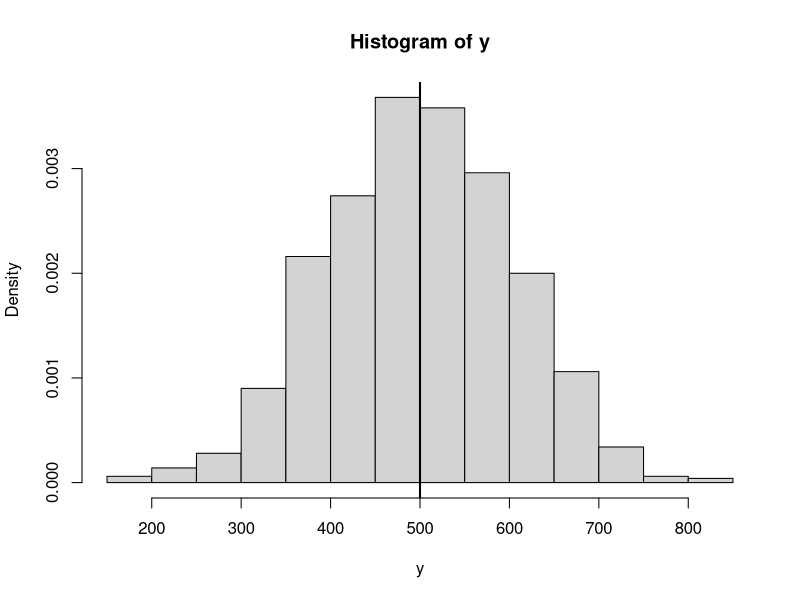
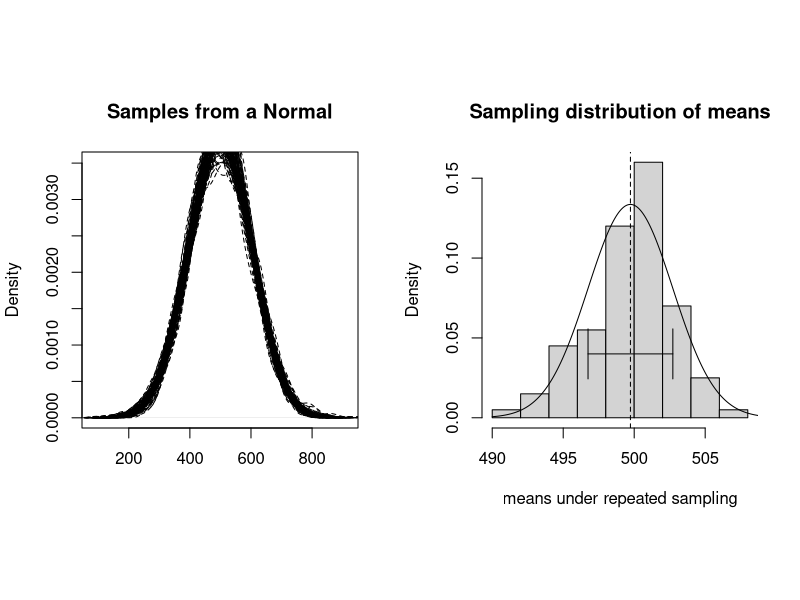
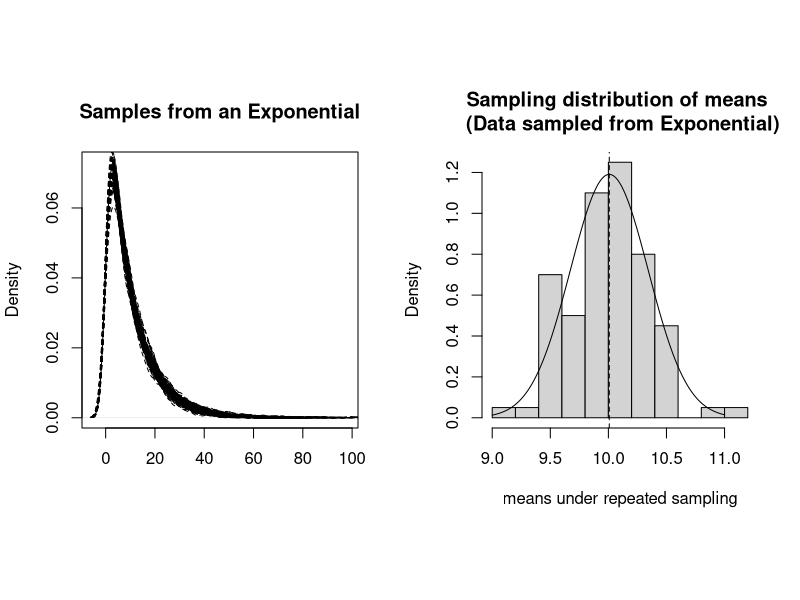
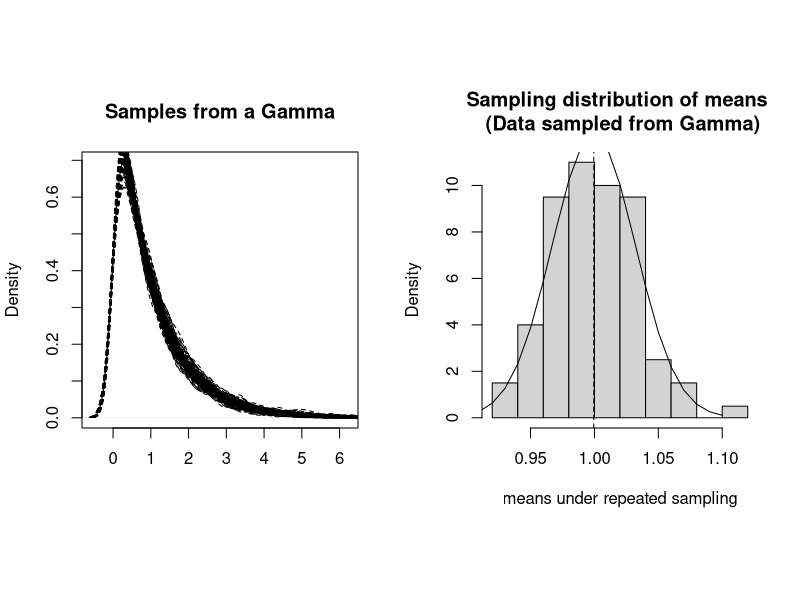
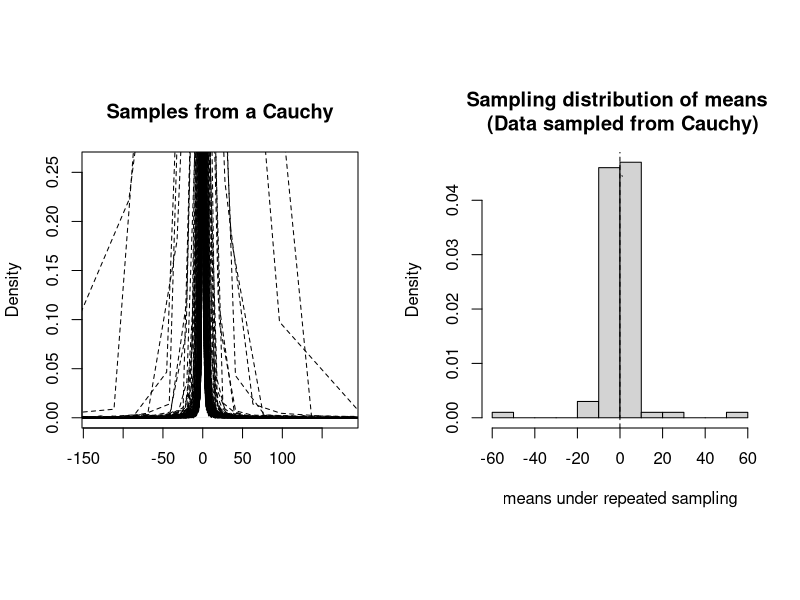
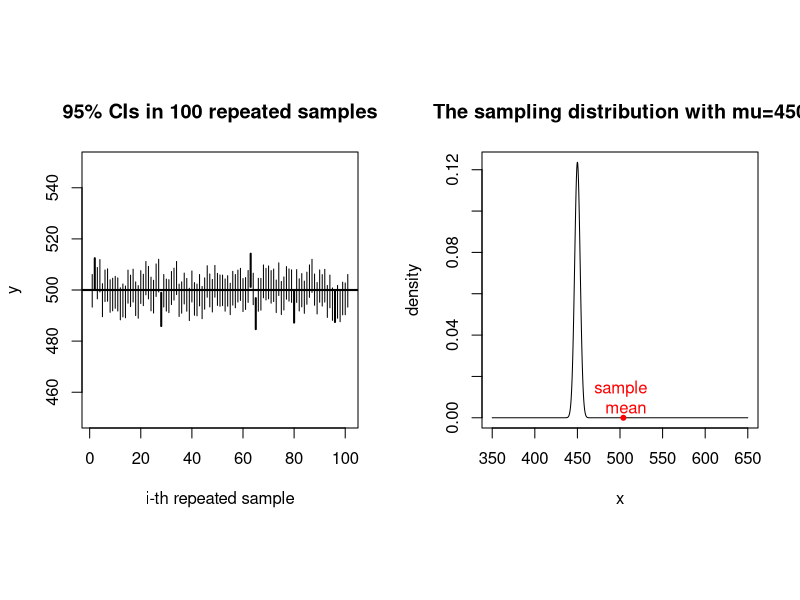
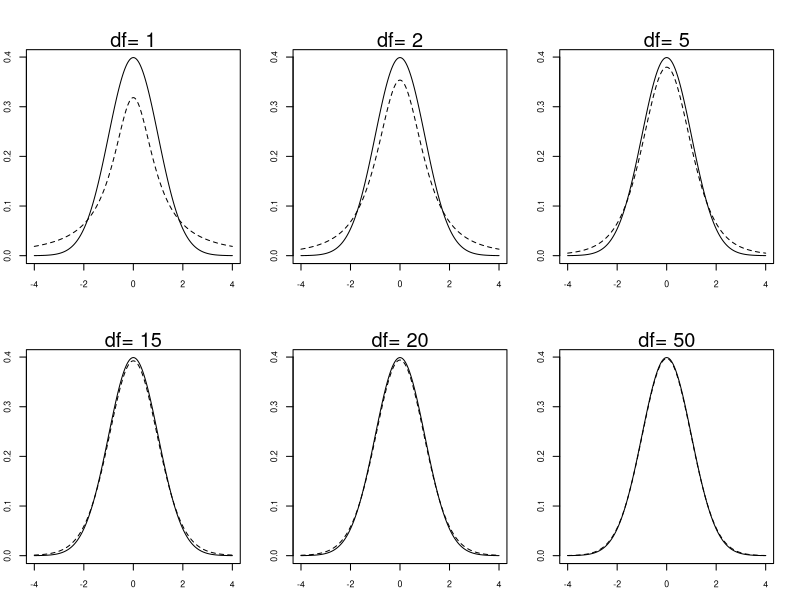
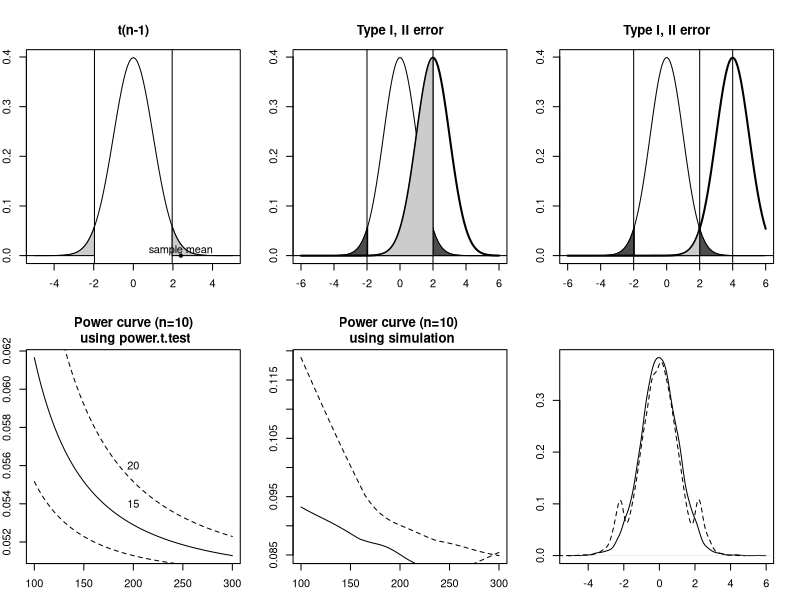

Write the R code that produced these figures, in order. (Note: this script raises an error after producing the figures.)
## ---- chunk 1
## sample size:
n<-1000
##  independent and identically distributed sample:
y<-rnorm(n,mean=500,sd=100)
## histogram of data:
hist(y,freq=FALSE)
## true value of mean:
abline(v=500,lwd=2)
## ---- chunk 2
mu<-500
sigma<-100
## number of experiments:
k<-100
## store for data:
y_matrix<-matrix(rep(NA,n*k),ncol=k)
for(i in 1:k){
  ## expt result with sample size n:
  y_matrix[,i]<-rnorm(n,mean=mu,sd=sigma)
}
## ---- chunk 3
## compute means from each replication:
y_means<-colMeans(y_matrix)
## the mean and sd (=standard error) of the means
mean(y_means);sd(y_means)
## ---- chunk 4
op<-par(mfrow=c(1,2),pty="s")

for(i in 1:k){
  if(i==1){
plot(density(y_matrix[,i]),main="Samples from a Normal",
     xlab="")
  } else {
lines(density(y_matrix[,i]),lty=2)
  }
}

hist(y_means,freq=FALSE,main="Sampling distribution of means",
     xlab="means under repeated sampling")
abline(v=mean(y_means),lty=2)
lines(seq(9,11,by=0.01),
      dnorm(seq(9,11,by=0.01),mean(y_means),sd(y_means)))
arrows(x0=mean(y_means)-sd(y_means),
      y0=0.04,
      x1=mean(y_means)+sd(y_means),
      y1=0.04,angle = 90,code=3)
lines(seq(490,510,by=0.01),
      dnorm(seq(490,510,by=0.01),
            mean(y_means),sd(y_means)))
## ---- chunk 5
## Sampling from an Exponential:
## number of experiments:
k<-100
y_matrix<-matrix(rep(NA,n*k),ncol=k)
for(i in 1:k){
  y_matrix[,i]<-rexp(n,rate=1/10)
}

op<-par(mfrow=c(1,2),pty="s")
for(i in 1:k){
  if(i==1){
plot(density(y_matrix[,i]),main="Samples from an Exponential",
     xlab="")
  } else {
lines(density(y_matrix[,i]),lty=2)
  }
}

## compute means from each replication:
y_means<-colMeans(y_matrix)
hist(y_means,freq=FALSE,main="Sampling distribution of means \n (Data sampled from Exponential)",
     xlab="means under repeated sampling")
abline(v=mean(y_means),lty=2)
lines(seq(9,11,by=0.01),
      dnorm(seq(9,11,by=0.01),mean(y_means),sd(y_means)))
## ---- chunk 6
## Sampling from a Gamma:
## number of experiments:
k<-100
y_matrix<-matrix(rep(NA,n*k),ncol=k)
for(i in 1:k){
  y_matrix[,i]<-rgamma(n,shape=1)
}

op<-par(mfrow=c(1,2),pty="s")
for(i in 1:k){
  if(i==1){
plot(density(y_matrix[,i]),main="Samples from a Gamma",
     xlab="")
  } else {
lines(density(y_matrix[,i]),lty=2)
  }
}
## compute means from each replication:
y_means<-colMeans(y_matrix)
hist(y_means,freq=FALSE,main="Sampling distribution of means \n (Data sampled from Gamma)",
     xlab="means under repeated sampling")
abline(v=mean(y_means),lty=2)
lines(seq(.9,1.1,by=0.01),
      dnorm(seq(.9,1.1,by=0.01),mean(y_means),sd(y_means)))
## ---- chunk 7
## Sampling from a Gamma:
## number of experiments:
k<-100
y_matrix<-matrix(rep(NA,n*k),ncol=k)
for(i in 1:k){
  y_matrix[,i]<-rcauchy(n)
}

op<-par(mfrow=c(1,2),pty="s")
for(i in 1:k){
  if(i==1){
plot(density(y_matrix[,i]),main="Samples from a Cauchy",
     xlab="")
  } else {
lines(density(y_matrix[,i]),lty=2)
  }
}
## compute means from each replication:
y_means<-colMeans(y_matrix)
hist(y_means,freq=FALSE,main="Sampling distribution of means \n (Data sampled from Cauchy)",
     xlab="means under repeated sampling")
abline(v=median(y_means),lty=2)
lines(seq(.9,1.1,by=0.01),
      dnorm(seq(.9,1.1,by=0.01),mean(y_means),sd(y_means)))
## ---- chunk 8
mu<-500
sigma<-100
n<-1000
nsim<-1000
lower<-rep(NA,nsim)
upper<-rep(NA,nsim)
for(i in 1:nsim){
  y<-rnorm(n,mean=mu,sd=sigma)
  lower[i]<-mean(y) - 2 * sd(y)/sqrt(n)
  upper[i]<-mean(y) + 2 * sd(y)/sqrt(n)
}

## check how many CIs contain mu:
CIs<-ifelse(lower<mu & upper>mu,1,0)
## approx. 95% of the CIs contain true mean:
round(table(CIs)[2]/sum(table(CIs)),2)
## ---- chunk 9
## define function for SE
se <- function(x)
      {
        y <- x[!is.na(x)] # remove the missing values, if any
        sqrt(var(as.vector(y))/length(y))
}
## define function for CI:
ci <- function (scores){
m <- mean(scores,na.rm=TRUE)
stderr <- se(scores)
len <- length(scores)
upper <- m + 2 * stderr 
lower <- m - 2 * stderr 
return(data.frame(lower=lower,upper=upper))
}

nsim<-100
## sample size:
n<-1000
lower <- rep(NA,nsim)
upper <- rep(NA,nsim)

store <- rep(NA,nsim)

for(i in 1:nsim){ 
  y <- rnorm(n,mean=mu,sd=sigma)
  lower[i] <- ci(y)$lower
  upper[i] <- ci(y)$upper
  if(lower[i]<mu & upper[i]>mu){
    store[i] <- TRUE} else {
      store[i] <- FALSE}
}

## need this for the plot below:
cis <- cbind(lower,upper)

main.title<-"95% CIs in 100 repeated samples"

line.width<-ifelse(store==FALSE,2,1)
cis<-cbind(cis,line.width)
y<-seq(450,550,by=1)
x<-1:length(y)
plot(x,y,type="n",xlab="i-th repeated sample",
     ylab="y",main=main.title)
abline(500,0,lwd=2)
x0<-x
x1<-x
arrows(x0,y0=cis[,1],
       x1,y1=cis[,2],length=0,lwd=cis[,3])
## ---- chunk 10
n<-1000
mu<-500
sigma<-100
## generate simulated data:
y <- rnorm(1000,mean=500,sd=100)
## compute summary statistics:
y_bar<-mean(y)
SE<-sd(y)/sqrt(n)
## ---- chunk 11
x<-seq(350,650,by=0.1)
plot(x,dnorm(x,mean=450,sd=SE),type="l",
     main="The sampling distribution with mu=450",
     ylab="density")
points(y_bar,0,col="red",pch=20)
text(x=y_bar,y=0.01,label="sample \n mean",col="red")
## ---- chunk 12
range <- seq(-4,4,.01)  

op<-par(mfrow=c(2,3),mar=c(2,2,3,2),pty="s")


 for(i in c(1,2,5,15,20,50)){
   plot(range,dnorm(range),type="l",lty=1,
        xlab="",ylab="",
        cex.axis=1,cex.axis=0.8)
   lines(range,dt(range,df=i),lty=2,lwd=1)
   mtext(paste("df=",i),cex=1.2)
 }
## ---- chunk 13
x<-seq(-5,5,by=0.1)
plot(x,dt(x,df=n),type="l",main="t(n-1)",
     ylab="density")

lower<-qt(0.025,df=n)
upper<-qt(0.975,df=n)
abline(v=lower)
abline(v=upper)

x1 <- seq(upper,20,0.001)
y1 <- dt(x1,df=n)
polygon(c(x1, rev(x1)), 
        c(rep(0, length(x1)), rev(y1)), 
        col = gray(0.8))

x1 <- seq(-20,lower,0.001)
y1 <- dt(x1,df=n)
polygon(c(x1, rev(x1)), 
        c(rep(0, length(x1)), rev(y1)), 
        col = gray(0.8))

points(2.4,0,col="black",pch=20)
text(x=2.4,y=0.01,label="sample mean",col="black")

## ---- chunk 14
abs(qt(0.025,df=15))
abs(qt(0.025,df=50))
## ---- chunk 15
## null hypothesis mean:
mu<-450
(t_value<-(y_bar-mu)/SE)
## ---- chunk 16
qt(0.025,df=n-1)
## ---- chunk 17
qt(0.975,df=n-1)
## ---- chunk 18
## observed t-value from t-test function:
t.test(y,mu=450)$statistic
## ---- chunk 19
t.test(y)$statistic
## ---- chunk 20
abs(qt(0.0025,df=n-1))
## ---- chunk 21
## function for plotting the area under the curve:
plot.prob<-function(x,
                           x.min,
                           x.max,
                           prob,
                           mean,
                           sd,
                           gray.level,main){

        plot(x,dnorm(x,mean,sd), 
                     type = "l",xlab="",
             ylab="",main=main)
        abline(h = 0)

## shade X<x    
    x1 = seq(x.min, qnorm(prob), abs(prob)/5)
    y1 = dnorm(x1, mean, sd)

    polygon(c(x1, rev(x1)), 
            c(rep(0, length(x1)), rev(y1)), 
            col = gray.level)
  }

shadenormal<- 
function (prob=0.5,
          gray1=gray(0.3),
          x.min=-6,
          x.max=abs(x.min),
          x = seq(x.min, x.max, 0.01),
          mean=0,
          sd=1,main="P(X<0)") 
{

plot.prob(x=x,x.min=x.min,x.max=x.max,
               prob=prob,
                      mean=mean,sd=sd,
     gray.level=gray1,main=main)     
}

shadenormal(prob=0.025,main="Type I, II error")

x1 <- seq(qnorm(0.975),6,abs(0.975)/5)
y1 <- dnorm(x1)

polygon(c(x1, rev(x1)), 
        c(rep(0, length(x1)), rev(y1)), 
        col = gray(0.3))

x<-seq(-6,6,by=0.1)
lines(x,dnorm(x,mean=2),col="black",lwd=2)
abline(v=2)
abline(v=-2)

x1 <- seq(-2,2,0.01)
y1 <- dnorm(x1,mean=2)

polygon(c(x1, rev(x1)), 
        c(rep(0, length(x1)), rev(y1)), 
        col = gray(0.8))

## ---- chunk 22
## function for plotting the area under the curve:
plot.prob<-function(x,
                           x.min,
                           x.max,
                           prob,
                           mean,
                           sd,
                           gray.level,main){

        plot(x,dnorm(x,mean,sd), 
                     type = "l",xlab="",
             ylab="",main=main)
        abline(h = 0)

## shade X<x    
    x1 = seq(x.min, qnorm(prob), abs(prob)/5)
    y1 = dnorm(x1, mean, sd)

    polygon(c(x1, rev(x1)), 
            c(rep(0, length(x1)), rev(y1)), 
            col = gray.level)
  }

shadenormal<- 
function (prob=0.5,
          gray1=gray(0.3),
          x.min=-6,
          x.max=abs(x.min),
          x = seq(x.min, x.max, 0.01),
          mean=0,
          sd=1,main="P(X<0)") 
{

plot.prob(x=x,x.min=x.min,x.max=x.max,
               prob=prob,
                      mean=mean,sd=sd,
     gray.level=gray1,main=main)     
}

shadenormal(prob=0.025,main="Type I, II error")

x1 <- seq(qnorm(0.975),6,abs(0.975)/5)
y1 <- dnorm(x1)

polygon(c(x1, rev(x1)), 
        c(rep(0, length(x1)), rev(y1)), 
        col = gray(0.3))

x<-seq(-6,6,by=0.1)
lines(x,dnorm(x,mean=4),col="black",lwd=2)
abline(v=4)
abline(v=2)
abline(v=-2)

x1 <- seq(-2,2,0.01)
y1 <- dnorm(x1,mean=4)

polygon(c(x1, rev(x1)), 
        c(rep(0, length(x1)), rev(y1)), 
        col = gray(0.8))

## ---- chunk 23
sds<-seq(100,300,by=1)
lower<-power.t.test(delta=15-5,sd=sds,n=10,strict =TRUE)$power
upper<-power.t.test(delta=15+5,sd=sds,n=10,strict =TRUE)$power
meanval<-power.t.test(delta=15,sd=sds,n=10,strict =TRUE)$power

plot(sds,meanval,type="l",main="Power curve (n=10)\n using power.t.test",xlab="standard deviation",ylab="effect size")
lines(sds,lower,lty=2)
lines(sds,upper,lty=2)
text(200,0.05,"10")
text(200,0.054,"15")
text(200,0.056,"20")
## ---- chunk 24
compute_power<-function(nsim=1000,n=10,
                        effect = NULL,
                        stddev=NULL
                        ){
  temp_power<-rep(NA,nsim)
  for(i in 1:nsim){
   y<-rnorm(n,mean=effect,sd=stddev)
   temp_power[i]<-ifelse(abs(t.test(y)$statistic)>2,1,0)
  }
  ## return power calculation:
  mean(temp_power)
}
## ---- chunk 25
sds<-seq(100,300,by=5)


nsim<-10000
n<-10
power_meanval<-power_lowerval<-power_upperval<-rep(NA,length(sds))
for(s in 1:length(sds)){
  power_meanval[s]<-compute_power(nsim=1000,n=10,
                        effect = 15,
                        stddev=sds[s])
}
for(s in 1:length(sds)){
  power_lowerval[s]<-compute_power(nsim=1000,n=10,
                        effect = 10,
                        stddev=sds[s])
}
for(s in 1:length(sds)){
  power_upperval[s]<-compute_power(nsim=1000,n=10,
                        effect = 20,
                        stddev=sds[s])
}
plot(sds,lowess(power_upperval)$y,type="l",lty=2,
     xlab="standard deviation",ylab="power",
     main="Power curve (n=10) \n using simulation",)
lines(sds,lowess(power_lowerval)$y,lty=2)
lines(sds,lowess(power_meanval)$y,lty=1)


## ---- chunk 26
(t_value<-t.test(y,mu=450)$statistic)
2*pt(abs(t_value),df=n-1,lower.tail=FALSE)
## ---- chunk 27
## probable effect size, derived from past studies:
D<-15
## SE from the study of interest:
se<-46
stddev<-se*sqrt(37)
nsim<-10000
drep<-rep(NA,nsim)
for(i in 1:nsim){
samp<-rnorm(37,mean=D,sd=stddev)
drep[i]<-mean(samp)
}
## ---- chunk 28
##power: the proportion of cases where 
## we reject the null hypothesis correctly:
(pow<-mean(ifelse(abs(drep/se)>2,1,0)))
## ---- chunk 29
## which results in drep are significant at alpha=0.05?
signif<-which(abs(drep/se)>2)
## ---- chunk 30
## Type S error rate | signif:
(types_sig<-mean(drep[signif]<0))
## Type M error rate | signif: 
(typem_sig<-mean(abs(drep[signif])/D))
## ---- chunk 31
##Standard properties of the t-test:
pvals<-NULL
tstat_standard<-NULL
n<-15
nsim<-10000
## assume a standard dev of 1:
stddev<-250
mn<-0
for(i in 1:nsim){
  samp<-rnorm(n,mean=mn,sd=stddev)
  pvals[i]<-t.test(samp)$p.value
  tstat_standard[i]<-t.test(samp)$statistic
}
## ---- chunk 32
round(table(pvals<0.05)[2]/nsim,2)
## ---- chunk 33
pvals<-NULL
tstat<-NULL
## how many subjects can I run?
upper_bound<-n*6

for(i in 1:nsim){
  significant<-FALSE 
  x<-rnorm(n,mean=mn,sd=stddev) ## take sample
while(!significant & length(x)<upper_bound){
  ## if not significant:
if(t.test(x)$p.value>0.05){
  x<-append(x,rnorm(n,mean=mn,sd=stddev)) ## get more data
} else {significant<-TRUE}   ## otherwise stop:
}
pvals[i]<-t.test(x)$p.value
tstat[i]<-t.test(x)$statistic
}
## ---- chunk 34
round(table(pvals<0.05)[2]/nsim,2)
## ---- chunk 35
plot(density(tstat_standard),main="",xlab="")
lines(density(tstat),lty=2)
## ---- chunk 36
F1data<-read.table("data/F1_data.txt",header=TRUE)
F1data
## ---- chunk 37
t.test(F1data$female,F1data$male,
       paired=FALSE,
       var.equal=TRUE)
## ---- chunk 38
n_m<-n_f<-19
## difference of sample means:
d<-mean(F1data$female)-mean(F1data$male)
(SE<-sqrt(var(F1data$male)/n_m+var(F1data$female)/n_f))
(observed_t <- (d-0)/SE)
## p-value:
2*(1-pt(observed_t,df=36))
## ---- chunk 39
d<-F1data$female-F1data$male
t.test(d)
## ---- chunk 40
t.test(F1data$female,F1data$male,paired=TRUE)
## ---- chunk 41
gg05e1 <- read.table("data/grodnergibsonE1crit.txt",
                     
                     header=TRUE)

head(gg05e1)
## ---- chunk 42
t(xtabs(~subject+condition,gg05e1))
t(xtabs(~item+condition,gg05e1))
## ---- chunk 43
t.test(rawRT~condition,gg05e1)
## ---- chunk 44
t.test(rawRT~condition,paired=TRUE,gg05e1)
## ---- chunk 45
bysubj<-aggregate(rawRT~subject+condition,
                  mean,
                  data=gg05e1)
t(xtabs(~subject+condition,bysubj))
## ---- chunk 46
SRdata<-subset(bysubj,condition=="subjgap")$rawRT
ORdata<-subset(bysubj,condition=="objgap")$rawRT
plot(SRdata,ORdata)
abline(lm(ORdata~SRdata))
cor(SRdata,ORdata)
## ---- chunk 47
t.test(rawRT~condition, bysubj,paired=TRUE)
